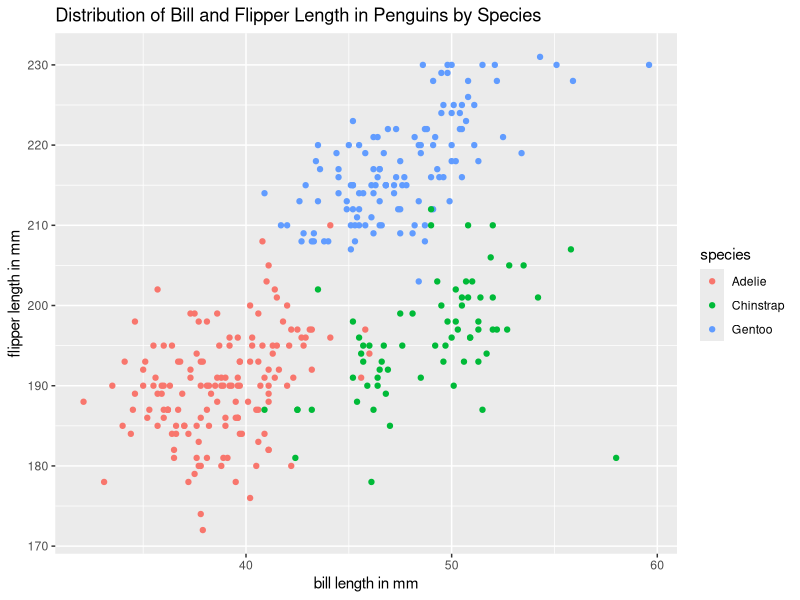
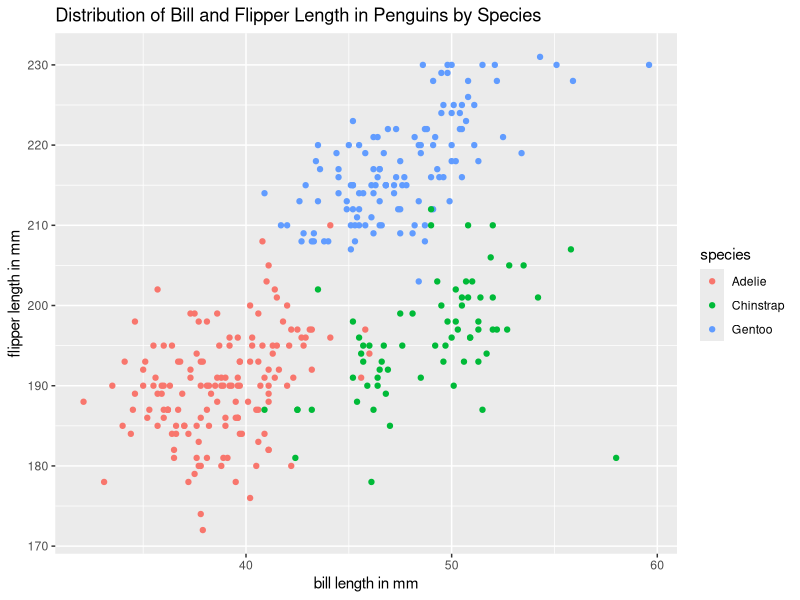

The R script that drew these images, in order:
## ---- chunk 1
knitr::opts_chunk$set(echo = TRUE)
library(tidyverse)
library(palmerpenguins)
## ---- chunk 2
data("penguins", package = "palmerpenguins") 
## ---- chunk 3
#variables included in this dataset
names(penguins)

#statistical summary
skimr::skim(penguins)

#number of rows
nrow(penguins)

#number of columns
ncol(penguins)
## ---- chunk 4
#plot flipper length (y) vs bill length (x) and color with species
plot_penguins = 
  tibble(penguins,
    x = bill_length_mm,
    y = flipper_length_mm
  )

ggplot(plot_penguins, aes(x = x, y = y, color=species)) + geom_point() + xlab("bill length in mm") + ylab("flipper length in mm") + ggtitle("Distribution of Bill and Flipper Length in Penguins by Species")

#Export scatterplot to project directory using ggsave
ggsave("first_scatterplot.pdf")
